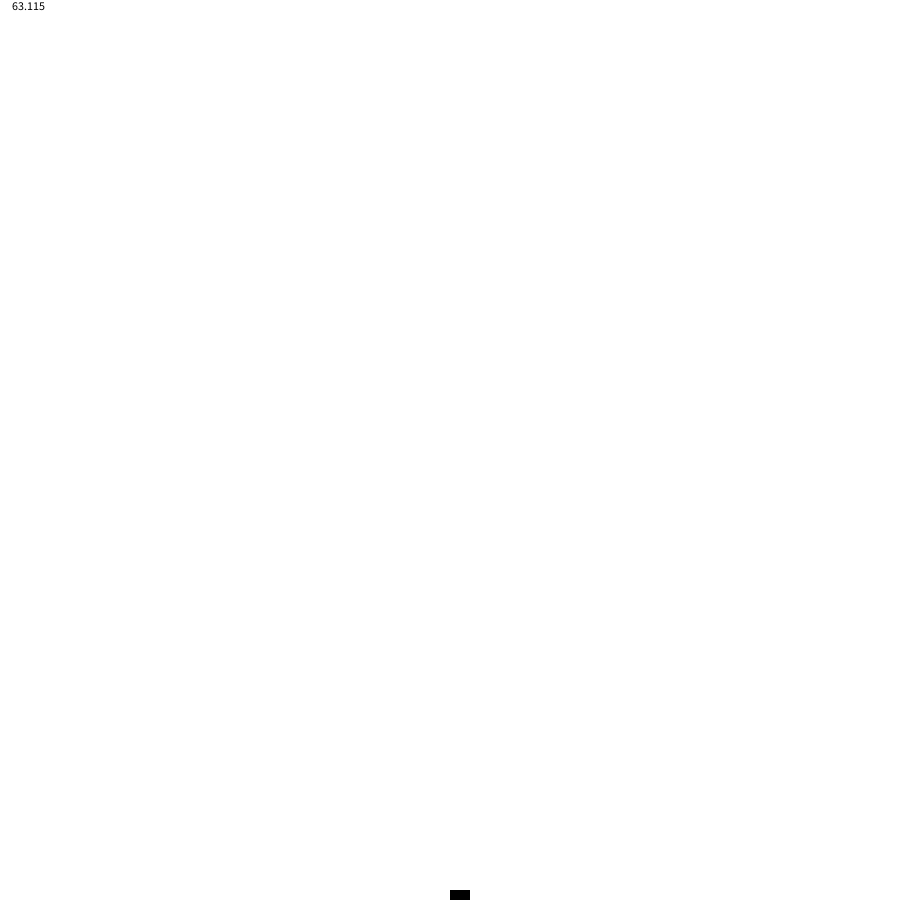
Frame 1 (no input)
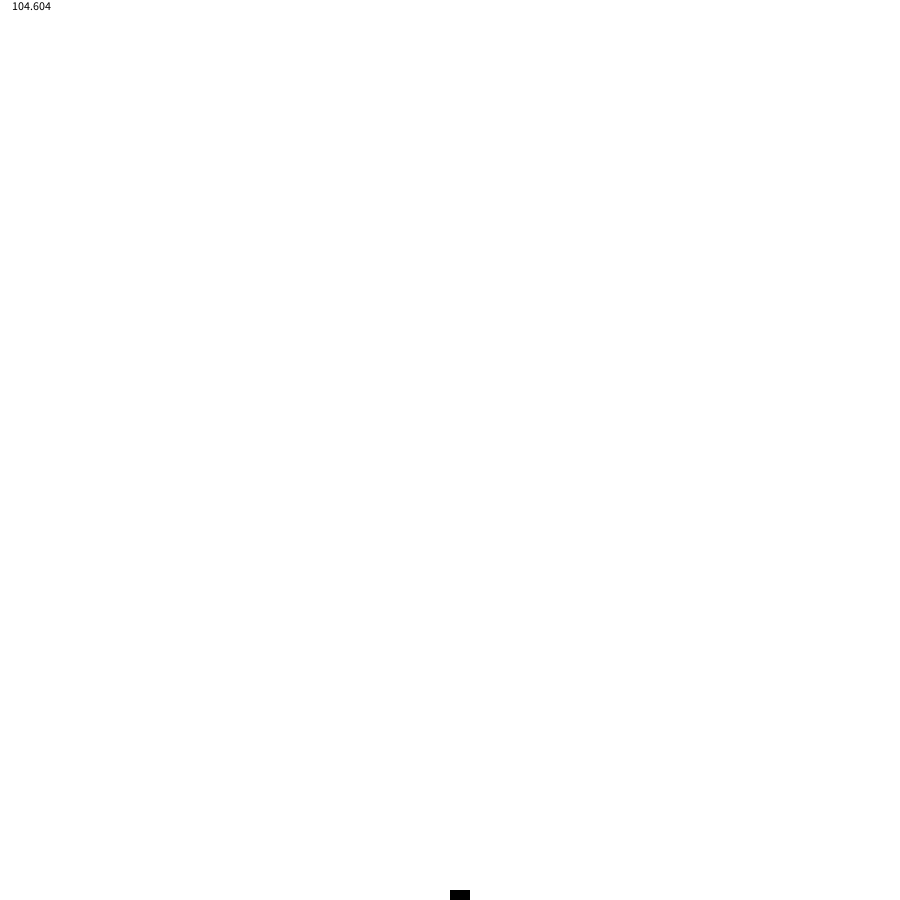
Frame 60 (the mouse pressed at the canvas centre just before this capture)
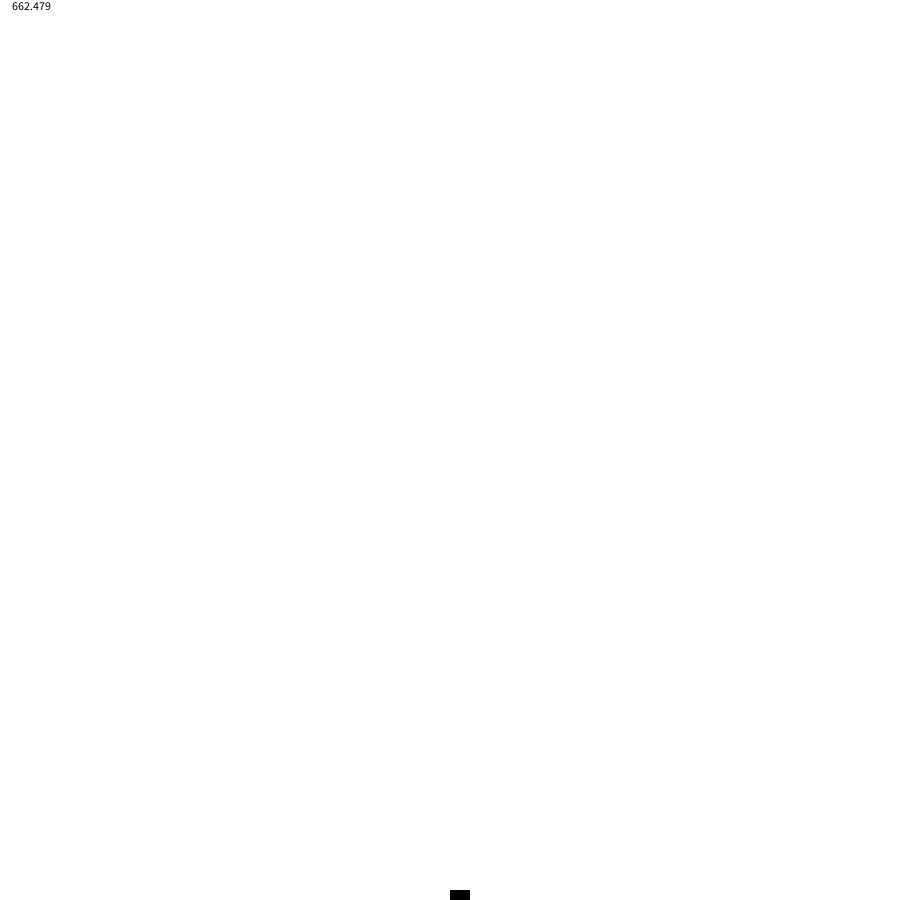
Frame 120 (the mouse held since frame 60 and released just before this capture)

The Processing sketch that drew these frames (run headless with seeded random() and noise(); from frame 60 on, the mouse is pressed at the canvas centre):

// Processing sketch: Racket
// ── Racket.pde
int Racket_X;//ラケットのX座標
int Racket_width=20;//ラケットの長さ
int Racket_height=10;//ラケットの厚さ
void setup() {
  frameRate(1000);
  size(900, 900);
  Racket_X=width/2;
  noStroke();
  fill(#000000);
}
void draw() {
  background(#ffffff);
  text(frameRate, 10, 10); 
  if (keyPressed) {
    if (keyCode == LEFT) {
      Racket_X=Racket_X-1;
    }
    if (keyCode == RIGHT) {
      Racket_X=Racket_X+1;
    }
  }
  rect(Racket_X, height-Racket_height, Racket_width, Racket_height);
}
